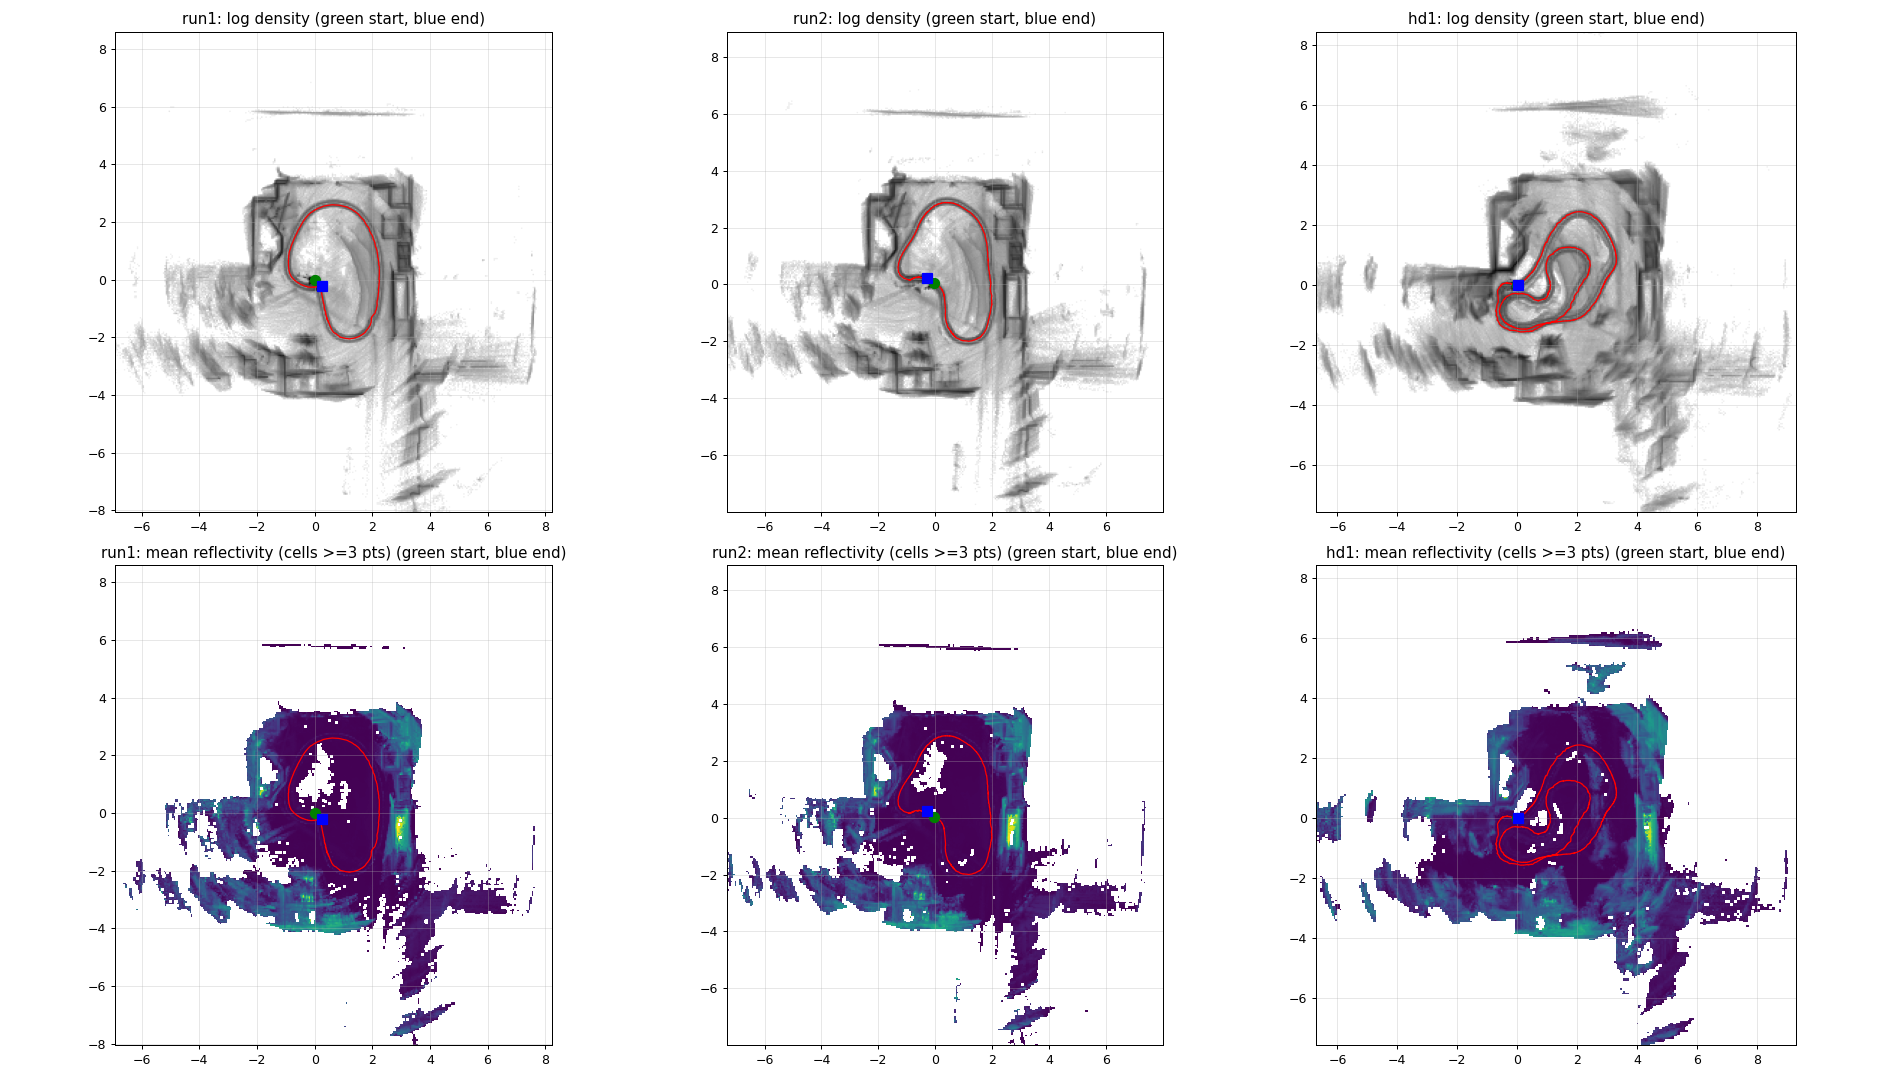

Python code for this plot:
"""T3.5f replay A/B: top-down LiDAR density + mean reflectivity in the odom frame, with the recorded pose track.
usage: topdown.py OUT_PREFIX LABEL=BAG_DIR [...]   (ROS Humble + nav overlay sourced; T35_CONVERTER = livox_custom_to_cloud.py)
Points are placed with the bag's own /aft_mapped_to_init (IMU body in the init frame) and the staged LiDAR->IMU extrinsic; one pose per scan
(no intra-scan deskew), so this is a picture for locating surfaces, not a measurement. Slice: z within [-0.3, 1.2] m of the sensor."""
import glob, importlib.util, os, sqlite3, sys
import numpy as np
import matplotlib
matplotlib.use("Agg")
import matplotlib.pyplot as plt
from rclpy.serialization import deserialize_message
from nav_msgs.msg import Odometry

spec = importlib.util.spec_from_file_location("c", os.environ["T35_CONVERTER"])
conv = importlib.util.module_from_spec(spec); spec.loader.exec_module(conv)
T_IL = np.array([-0.011, -0.02329, 0.04412])  # extrin_calib.extrinsic_T, R = identity
RES = 0.05


def quat_to_R(q):
    x, y, z, w = q
    return np.array([[1 - 2 * (y * y + z * z), 2 * (x * y - z * w), 2 * (x * z + y * w)],
                     [2 * (x * y + z * w), 1 - 2 * (x * x + z * z), 2 * (y * z - x * w)],
                     [2 * (x * z - y * w), 2 * (y * z + x * w), 1 - 2 * (x * x + y * y)]])


def load(bag):
    db = sqlite3.connect("file:%s?mode=ro" % glob.glob(bag + "/*.db3")[0], uri=True)
    tid = {n: i for i, n in db.execute("select id, name from topics")}
    pose = []
    for (d,) in db.execute("select data from messages where topic_id=? order by timestamp", (tid["/aft_mapped_to_init"],)):
        m = deserialize_message(bytes(d), Odometry); p, q = m.pose.pose.position, m.pose.pose.orientation
        pose.append((m.header.stamp.sec + m.header.stamp.nanosec * 1e-9, p.x, p.y, p.z, q.x, q.y, q.z, q.w))
    pose = np.array(pose)
    scans = []
    for (d,) in db.execute("select data from messages where topic_id=? order by timestamp", (tid["/livox/lidar"],)):
        m = conv.decode_custom_msg_numpy(bytes(d)); scans.append((m["sec"] + m["nanosec"] * 1e-9, m["array"]))
    return pose, scans


def accumulate(pose, scans, shape, org):
    cnt = np.zeros(shape); refl = np.zeros(shape)
    for st, a in scans:
        i = int(np.searchsorted(pose[:, 0], st)); i = min(max(i, 0), len(pose) - 1)
        R = quat_to_R(pose[i, 4:8]); t = pose[i, 1:4]
        ok = (a["x"] != 0) | (a["y"] != 0)
        p = np.stack([a["x"], a["y"], a["z"]], 1)[ok].astype(float); r = a["refl"][ok]
        keep = (p[:, 2] > -0.3) & (p[:, 2] < 1.2); p, r = p[keep], r[keep]
        w = (R @ (p + T_IL).T).T + t
        ix = ((w[:, 0] - org[0]) / RES).astype(int); iy = ((w[:, 1] - org[1]) / RES).astype(int)
        g = (ix >= 0) & (iy >= 0) & (ix < shape[0]) & (iy < shape[1])
        np.add.at(cnt, (ix[g], iy[g]), 1); np.add.at(refl, (ix[g], iy[g]), r[g])
    return cnt, refl


out = sys.argv[1]; runs = [a.split("=", 1) for a in sys.argv[2:]]
data = {l: load(b) for l, b in runs}
allxy = np.concatenate([d[0][:, 1:3] for d in data.values()]); lo = allxy.min(0) - 8; hi = allxy.max(0) + 8
shape = tuple(((hi - lo) / RES).astype(int)); org = lo
fig, axs = plt.subplots(2, len(runs), figsize=(7 * len(runs), 12), squeeze=False)
for k, (l, _) in enumerate(runs):
    pose, scans = data[l]; cnt, refl = accumulate(pose, scans, shape, org)
    ext = [org[0], org[0] + shape[0] * RES, org[1], org[1] + shape[1] * RES]
    np.savez_compressed("%s_%s.npz" % (out, l), cnt=cnt, refl=refl, org=org, res=RES, pose=pose)
    for r, (title, img, cmap) in enumerate([("log density", np.log1p(cnt).T, "gray_r"),
                                            ("mean reflectivity (cells >=3 pts)", np.where(cnt >= 3, refl / np.maximum(cnt, 1), np.nan).T, "viridis")]):
        ax = axs[r][k]; ax.imshow(img, origin="lower", extent=ext, cmap=cmap)
        ax.plot(pose[:, 1], pose[:, 2], "r-", lw=1); ax.plot(*pose[0, 1:3], "go", ms=8); ax.plot(*pose[-1, 1:3], "bs", ms=8)
        ax.set_title("%s: %s (green start, blue end)" % (l, title)); ax.set_aspect("equal"); ax.grid(alpha=.3)
        ax.set_xlim(pose[:, 1].min() - 6, pose[:, 1].max() + 6); ax.set_ylim(pose[:, 2].min() - 6, pose[:, 2].max() + 6)
fig.tight_layout(); fig.savefig(out + ".png", dpi=90)
print("wrote", out + ".png")
